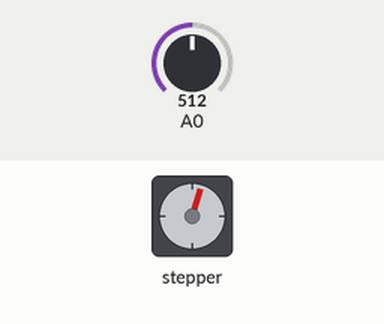
Bench run of a sketch on a simulated Arduino Uno, built with avr-gcc and run on an emulated ATmega328P. Parts: stepper motor. The test bench sets the inputs (shaded band); at power-on: A0 = 512. Stepper angles assume 200 steps per turn; what the sketch prints to the serial monitor is not drawn.

Above: at 1.2 s.
1.3 s: A0 set to 531
At 1.6 s:
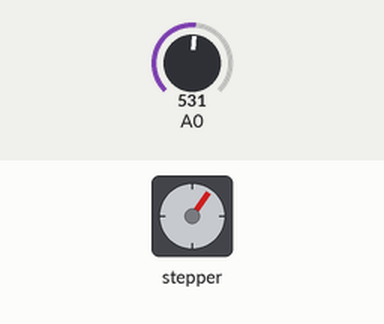
2.8 s: A0 set to 716
At 4.0 s:
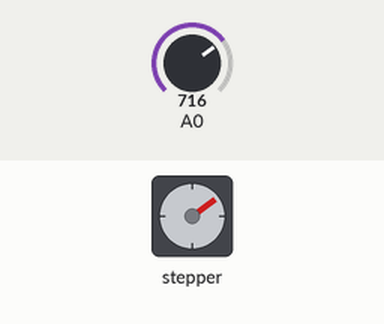
4.3 s: A0 set to 731
At 5.1 s:
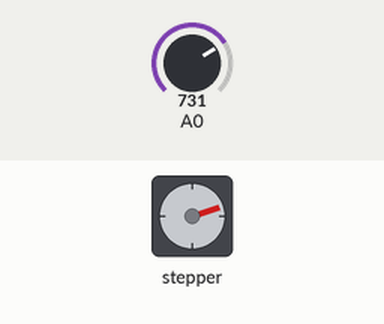
5.8 s: A0 set to 900
At 6.5 s:
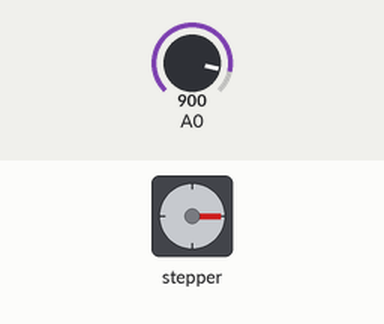
7.3 s: A0 set to 918
At 8.5 s:
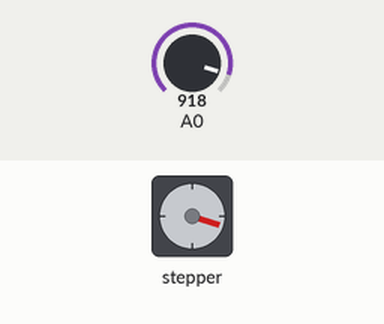
8.8 s: A0 set to 1023
At 9.5 s:
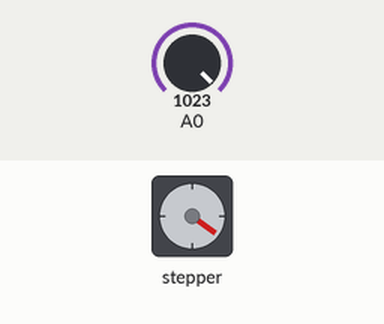
Timing chart, 0 to 11.3 s (numbered marks = the images above; inputs shaded):
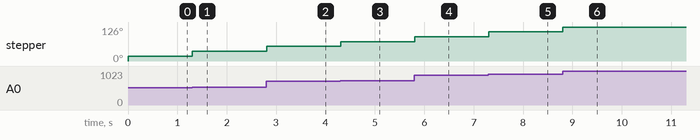

Measured:
- the behaviour switches between 514 and 515 on A0 (found by bisection; images 0 and 1)
- the behaviour switches between 716 and 717 on A0 (found by bisection; images 2 and 3)
- the behaviour switches between 901 and 902 on A0 (found by bisection; images 4 and 5)
- after the input at 1.3 s, stepper: turns 18° clockwise, starting at once
- after the input at 2.8 s, stepper: turns 18° clockwise, starting at once
- after the input at 4.3 s, stepper: turns 18° clockwise, starting at once
- after the input at 5.8 s, stepper: turns 18° clockwise, starting at once
- after the input at 7.3 s, stepper: turns 18° clockwise, starting at once
- after the input at 8.8 s, stepper: turns 18° clockwise, starting at once

The sketch:

pot_code.ino
```cpp
#include <Stepper.h>

#define STEPS 200


// Define stepper motor connections and motor interface type. Motor interface type must be set to 1 when using a driver

Stepper stepper(STEPS, 9, 8); // Pin 9 connected to DIRECTION & Pin 8 connected to STEP Pin of Driver

#define motorInterfaceType 1 //because the motor is connected through a driver module

int Pval = 0;

int potVal = 0;


void setup() {
  Serial.begin(9600);
  // Set the maximum speed in steps per second:
  //1000 rpm
  // after which torque falls
  stepper.setSpeed(1000);

}

void loop() {
  potVal = map(analogRead(A0),0,1024,0,500);
//clockwise
  if (potVal>Pval){
      stepper.step(10);
      Serial.println("Clockwise motion");
  }
//anti clockwise
  if (potVal<Pval){
      stepper.step(-10);
      Serial.println("Anti-Clockwise motion");
  }
  else {
     Serial.println("No motion");
  }

Pval = potVal;

}
```
